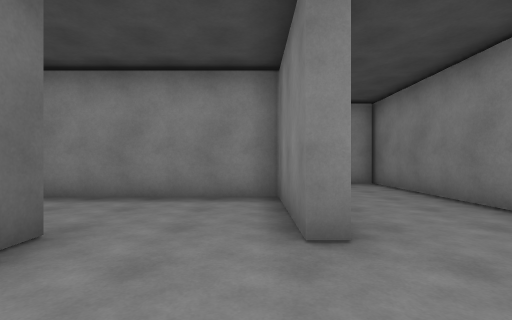
View 1 (above)

24 first-person views from a walk through a 3-D level made in the Unity game engine. The camera is 1.3 m above the floor, looks level and sees 85° across. The floor is counted in squares, 1.8 m on a side. Each view is taken from the middle of a square. On the plan, view 1 faces up. The plan holds only what a view shows up to about 10 squares ahead; the rest is blank. The place goes on beyond the plan. The player character is not drawn. Surface patterns are stand-ins for the level's own textures.

View 2
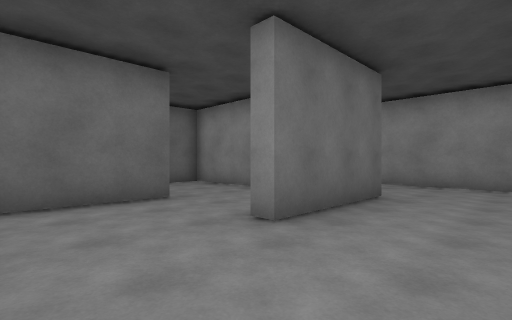

View 3
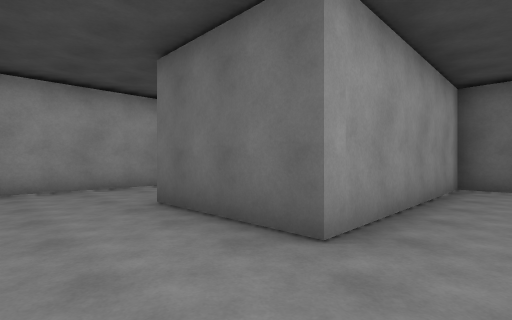

View 4
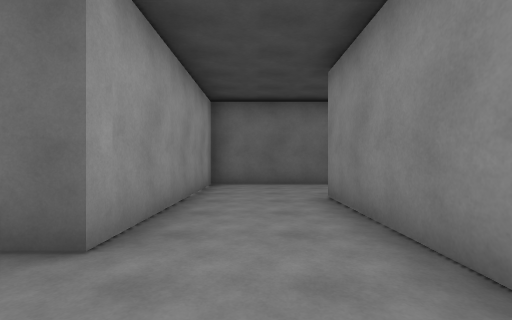

View 5
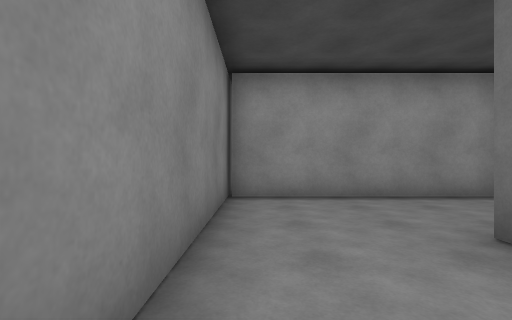

View 6
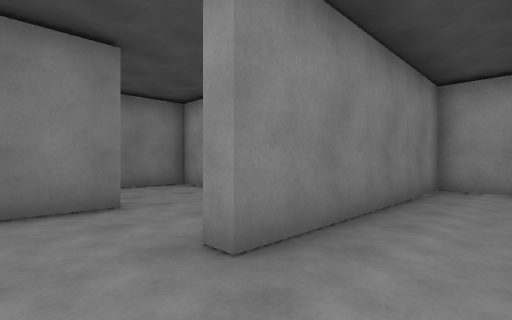

View 7
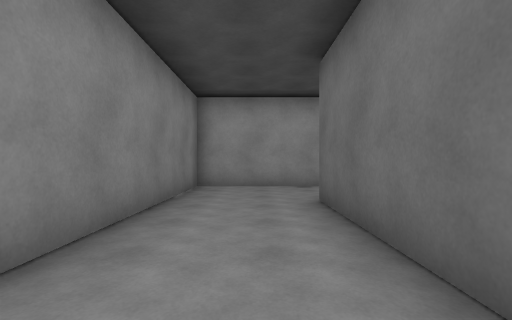

View 8
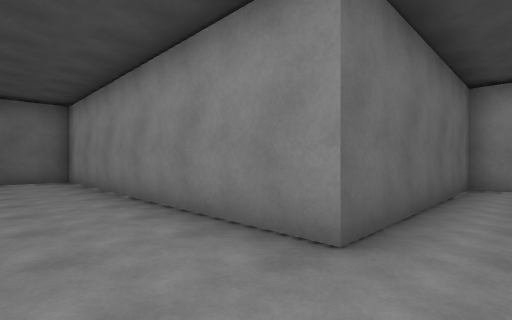

View 9
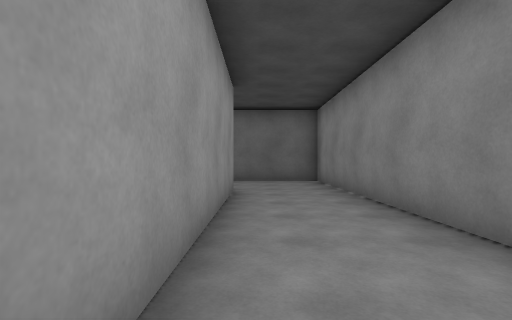

View 10
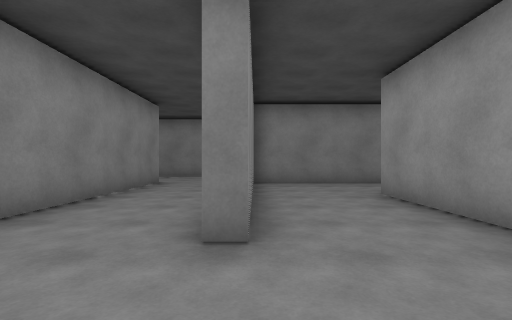

View 11
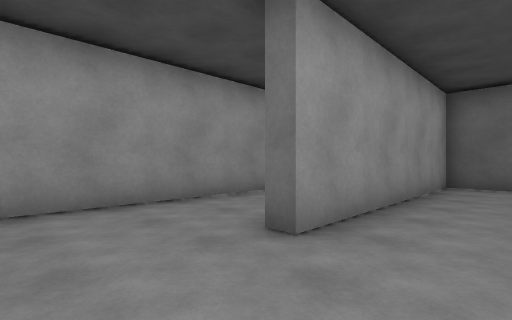

View 12
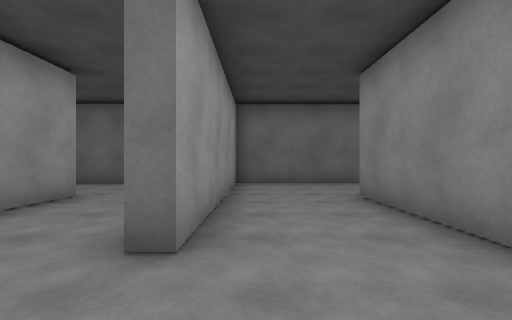

View 13
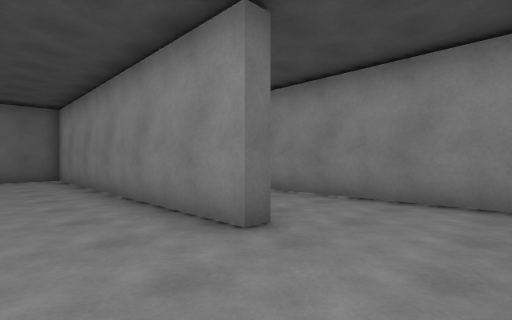

View 14
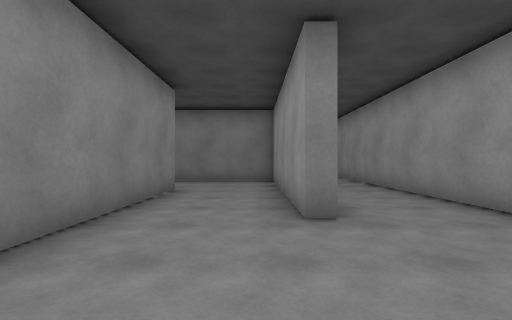

View 15
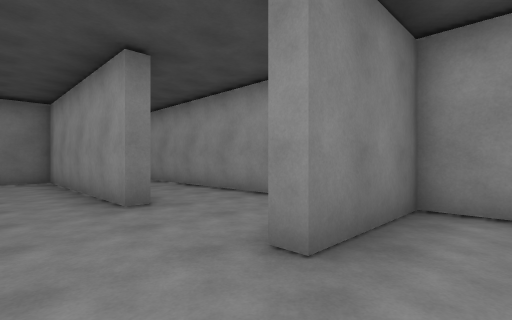

View 16
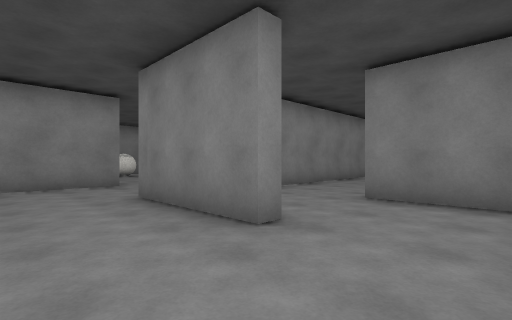

View 17
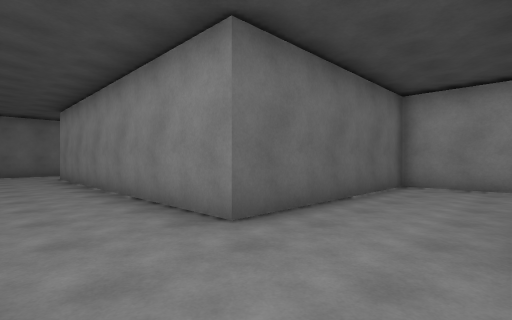

View 18
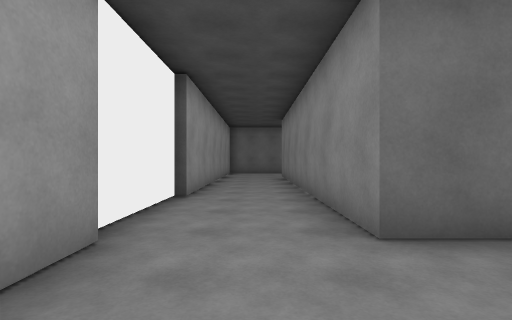

View 19
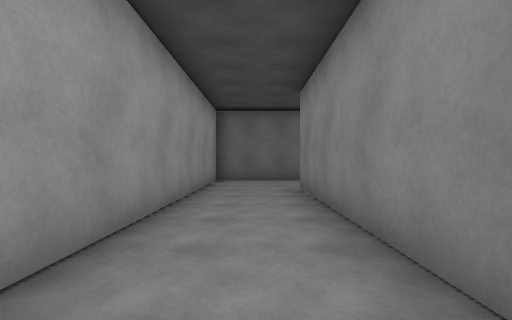

View 20
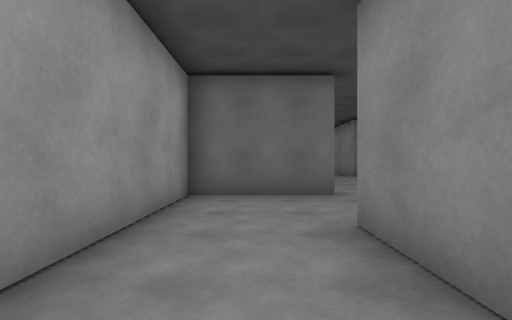

View 21
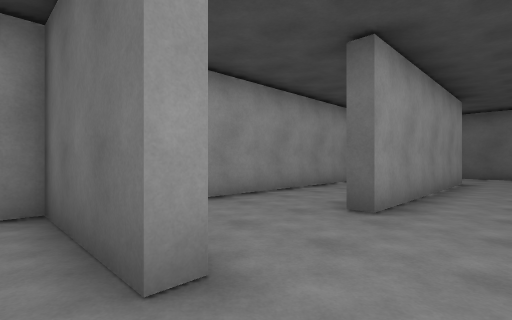

View 22
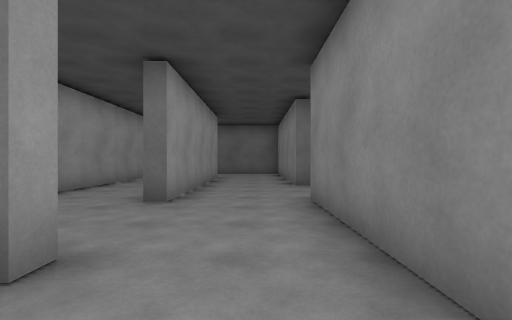

View 23
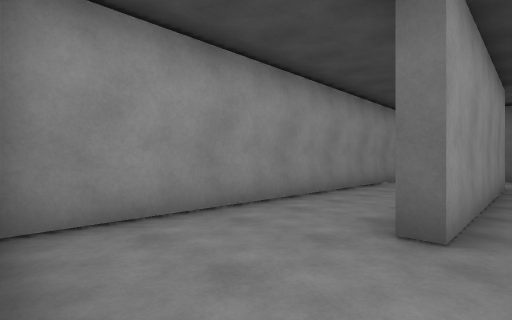

View 24
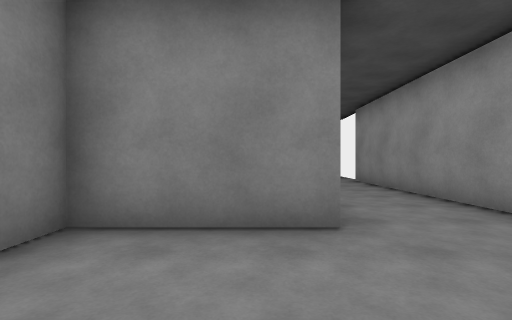

### Floor plan
Points are (right, up) in squares from view 1. A wall is a line through its corners. A room is listed if a view was taken in it or the views show most of it. See-through windows are left out.
Room 1 (views 1, 2, 3, 4, 5)
walls: (-2, 2.6) (-2, 0.1); (-1.6, -0.4) (3.5, -0.4) (3.5, 8.4) (-2.5, 8.4); (-5.1, 9.1) (-5.1, 5.7) (0.8, 5.7) (0.8, 2.5) (0.4, 2.5) (0.4, 5.3) (-1.6, 5.3)
ways out: opening at (-2, 3.5) to room 2; opening at (-3.5, 8)
Room 2 (views 6, 7, 8, 9, 10, 11, 12, 13)
walls: (-6.1, -3.9) (-11.6, -3.9) (-11.6, -3.5) (-2.4, -3.5) (-2.4, 2.6) (-2, 2.6); (-11.6, -9.6) (-5.5, -9.6) (-5.5, -3.9); (-1.6, 5.3) (-5.1, 5.3) (-5.1, -0.9) (-14.5, -0.9) (-14.5, -6.6) (-8.2, -6.6) (-8.2, -7) (-13.4, -7)
ways out: opening at (-2, 3.5) to room 1; opening at (-14, -8.5) to room 3; opening at (-12.5, -10)
Room 3 (views 14, 15, 16, 17, 18, 19, 20)
walls: (-20.5, -12.4) (-19.5, -12.4); (-23.5, -12.6) (-20.8, -12.6); (-17.4, -9.9) (-17.8, -9.9) (-17.8, -6.6); (-15.9, -12.4) (-14.8, -12.4) (-14.8, -9.6) (-14.4, -9.6); (-17.1, -3.9) (-20.5, -3.9) (-20.5, -9.9) (-30.1, -9.9); (-13.4, -7) (-17.4, -7) (-17.4, -8.5); (-32.6, -9.4) (-32.6, -12.4) (-23.5, -12.4)
ways out: opening at (-14, -8.5) to room 2; opening at (-31.5, -10) to room 4; opening at (-17, -5.5)
Room 4 (views 21, 22, 23, 24)
walls: (-33.1, -9.4) (-32.6, -9.4); (-30.1, -9.9) (-30.1, -7) (-33.6, -7)
ways out: opening at (-31.5, -10) to room 3; opening at (-33, -8.5) to room 7
Room 5 (no view inside)
walls: (-35.8, -9.6) (-35.8, -10); (-41.5, -12.4) (-33.1, -12.4)
ways out: opening at (-34.5, -10) to room 7
Room 6 (no view inside)
walls: (-38.7, -6.4) (-38.7, -7) (-41, -7); (-41.5, -9.6) (-35.8, -9.6)
ways out: opening at (-36, -8.5) to room 7; opening at (-37.5, -7)
Room 7 (no view inside)
walls: (-33.6, -7) (-36.1, -7)
ways out: opening at (-33, -8.5) to room 4; opening at (-34.5, -10) to room 5; opening at (-36, -8.5) to room 6

Positions as (right, up) in squares from view 1, and headings:
1: (0, 0), facing up
2: (3, 0), facing up-left
3: (3, 7), facing down-left
4: (3, 7), facing left
5: (3, 5), facing down
6: (-4, 4), facing down-right
7: (-4, 4), facing down
8: (-4, -3), facing up-left
9: (-5, -3), facing left
10: (-14, -4), facing right
11: (-6, -5), facing down-left
12: (-6, -6), facing left
13: (-6, -9), facing up-left
14: (-15, -9), facing right
15: (-16, -8), facing down-right
16: (-20, -12), facing up-right
17: (-18, -12), facing up-left
18: (-18, -11), facing left
19: (-23, -11), facing left
20: (-27, -11), facing left
21: (-32, -8), facing down-left
22: (-31, -8), facing left
23: (-33, -9), facing down-left
24: (-33, -9), facing right
